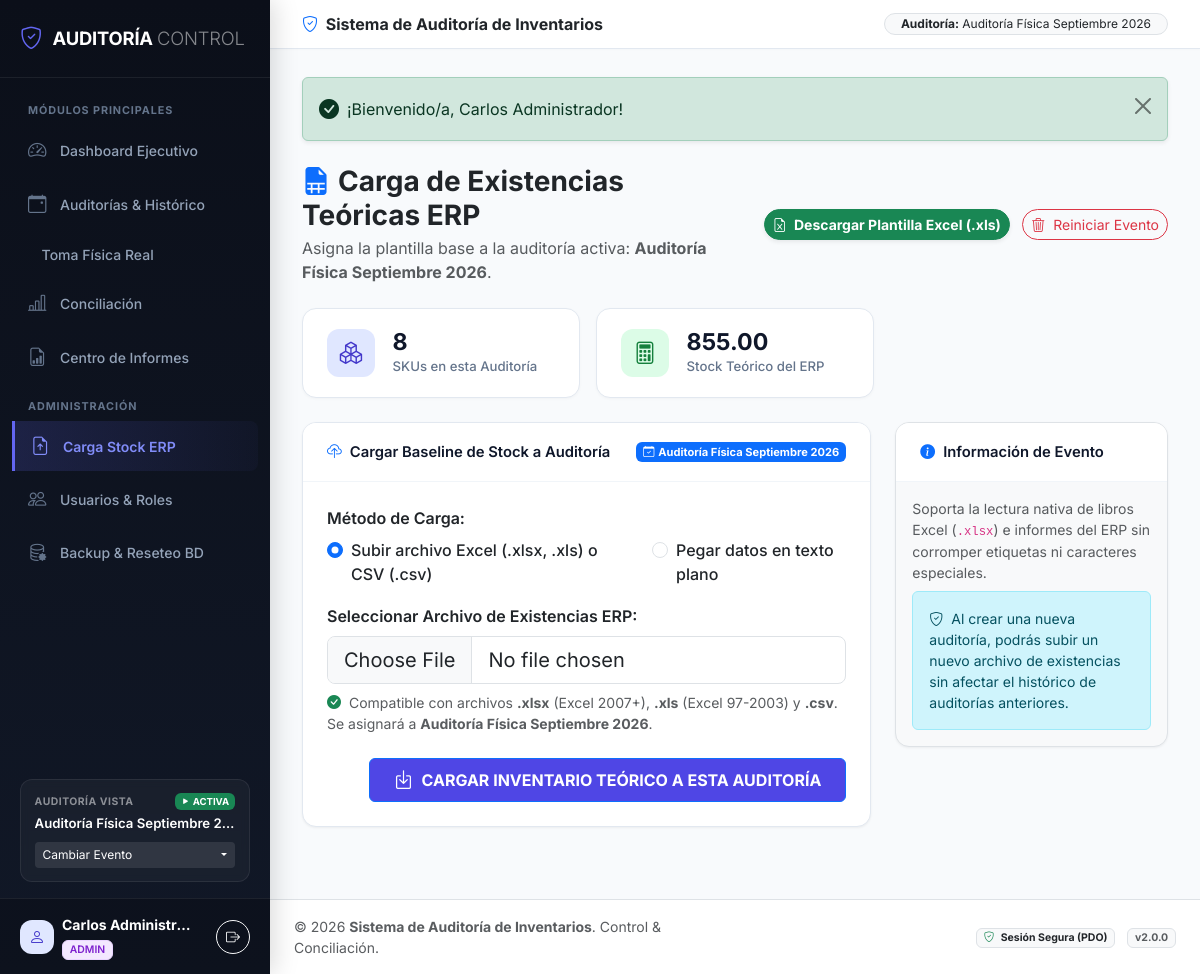
/importar.php (signed in), run on the app's committed database.
### tables this page shows
CREATE TABLE IF NOT EXISTS `eventos_auditoria` (
  `id` INT AUTO_INCREMENT PRIMARY KEY,
  `nombre_evento` VARCHAR(150) NOT NULL,
  `bodega_sucursal` VARCHAR(100) NOT NULL DEFAULT 'Bodega Principal',
  `fecha_inicio` DATETIME DEFAULT CURRENT_TIMESTAMP,
  `fecha_cierre` DATETIME NULL,
  `estado` ENUM('activa', 'cerrada') NOT NULL DEFAULT 'activa',
  `usuario_creador` VARCHAR(100) NOT NULL DEFAULT 'Admin',
  `notas` TEXT NULL
);

### importar.php (the view, shortened to what the rows shown need)
<?php
require_once __DIR__ . '/auth.php';
$eventoActual = obtenerEventoActivo();
include __DIR__ . '/includes/header.php';
?>
<div class="row mb-4 align-items-center">
    <div class="col-md-6">
        <p class="text-muted mb-0">Asigna la plantilla base a la auditoría activa: <b><?= htmlspecialchars($eventoActual['nombre_evento'] ?? 'Ninguna') ?></b>.</p>
    </div>
</div>
<div class="row">
    <div class="col-lg-8 mb-4">
        <div class="card card-custom">
            <div class="card-header-custom d-flex justify-content-between align-items-center">
                <span><i class="bi bi-cloud-upload me-2 text-primary"></i>Cargar Baseline de Stock a Auditoría</span>
                <span class="badge bg-primary text-white fw-bold"><i class="bi bi-calendar-check me-1"></i><?= htmlspecialchars($eventoActual['nombre_evento'] ?? 'Evento') ?></span>
            </div>
            <div class="card-body p-4">
                <form method="POST" action="importar.php" enctype="multipart/form-data">
                    <div id="bloqueArchivo" class="mb-4">
                        <div class="form-text mt-2">
                            <i class="bi bi-check-circle-fill text-success me-1"></i> Compatible con archivos <b>.xlsx</b> (Excel 2007+), <b>.xls</b> (Excel 97-2003) y <b>.csv</b>. Se asignará a <b><?= htmlspecialchars($eventoActual['nombre_evento'] ?? 'Activo') ?></b>.
                        </div>
                    </div>
                </form>
            </div>
        </div>
    </div>
</div>
<?php include __DIR__ . '/includes/footer.php'; ?>

### includes/header.php (shortened to what the rows shown need)
<?php
require_once __DIR__ . '/../auth.php';
$usuarioActual = obtenerUsuarioActual();
$eventoActual = obtenerEventoActivo();
$todosEventos = obtenerTodosEventos();
?>
<!DOCTYPE html>
<html lang="es">
<head>
    <link href="https://cdn.jsdelivr.net/npm/bootstrap@5.3.2/dist/css/bootstrap.min.css" rel="stylesheet">
    <link href="https://cdn.jsdelivr.net/npm/bootstrap-icons@1.11.1/font/bootstrap-icons.css" rel="stylesheet">
    <link rel="stylesheet" href="assets/css/style.css">
</head>
<body>
<div class="app-layout">
    <aside class="sidebar-wrapper no-print" id="sidebarWrapper">
        <div class="sidebar-event-card">
            <div class="d-flex justify-content-between align-items-center mb-1">
                <span class="text-uppercase text-white-50 fw-bold" style="font-size: 0.65rem; letter-spacing: 0.5px;">Auditoría Vista</span>
                <?php if ($eventoActual && $eventoActual['estado'] === 'activa'): ?>
                    <span class="badge bg-success text-white" style="font-size: 0.6rem;"><i class="bi bi-play-fill"></i> ACTIVA</span>
                <?php else: ?>
                    <span class="badge bg-secondary text-white" style="font-size: 0.6rem;"><i class="bi bi-lock-fill"></i> CERRADA</span>
                <?php endif; ?>
            </div>
            <div class="event-title mb-2" title="<?= htmlspecialchars($eventoActual['nombre_evento'] ?? 'Sin Selección') ?>">
                <?= htmlspecialchars($eventoActual['nombre_evento'] ?? 'Ninguna Seleccionada') ?>
            </div>
            <div class="dropdown">
                <button class="btn btn-dark btn-sm w-100 dropdown-toggle text-start d-flex justify-content-between align-items-center py-1 px-2 border-0" type="button" data-bs-toggle="dropdown" style="background: rgba(255,255,255,0.1); font-size: 0.75rem;">
                </button>
            </div>
        </div>
        <div class="sidebar-footer">
            <div class="d-flex align-items-center gap-2 overflow-hidden">
                <div class="overflow-hidden">
                    <div class="text-white fw-bold text-truncate small" style="max-width: 130px;"><?= htmlspecialchars($usuarioActual['nombre']) ?></div>
                    <?php
                    $roleClass = 'badge-role-almacenista';
                    if ($usuarioActual['perfil'] === 'admin') $roleClass = 'badge-role-admin';
                    ?>
                    <span class="badge <?= $roleClass ?> text-uppercase" style="font-size: 0.65rem;">
                        <?= htmlspecialchars($usuarioActual['perfil']) ?>
                    </span>
                </div>
            </div>
        </div>
    </aside>
    <div class="main-wrapper">
        <header class="topbar-custom no-print">
            <div class="d-flex align-items-center gap-2">
                <?php if ($eventoActual): ?>
                    <span class="badge bg-light text-dark border py-1.5 px-3 rounded-pill fw-normal">
                        <b>Auditoría:</b> <?= htmlspecialchars($eventoActual['nombre_evento']) ?>
                    </span>
                <?php endif; ?>
            </div>
        </header>
        <main class="main-content">

### data on the page
eventos_auditoria: nombre_evento "Auditoría Física Septiembre 2…", usuario_creador "Carlos Administr…", nombre_evento "Auditoría Física Septiembre 2026"

### other printed values
$usuarioActual['perfil'] "ADMIN"
$_SESSION['flash_success'] "¡Bienvenido/a, Carlos Administrador!"
$totalProductosDb "8"
$totalExistenciasTeoricas "855.00"
